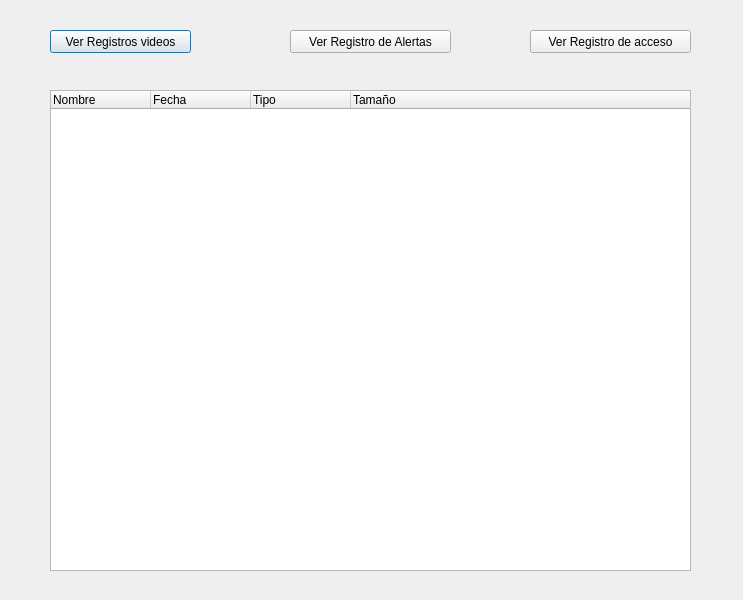
<?xml version="1.0" encoding="UTF-8"?>
<ui version="4.0">
 <class>Dialog</class>
 <widget class="QDialog" name="Dialog">
  <property name="geometry">
   <rect>
    <x>0</x>
    <y>0</y>
    <width>743</width>
    <height>600</height>
   </rect>
  </property>
  <property name="windowTitle">
   <string>Dialog</string>
  </property>
  <widget class="QPushButton" name="BotonRegistroVideo">
   <property name="geometry">
    <rect>
     <x>50</x>
     <y>30</y>
     <width>141</width>
     <height>23</height>
    </rect>
   </property>
   <property name="text">
    <string>Ver Registros videos</string>
   </property>
  </widget>
  <widget class="QPushButton" name="BotonRegistoAlertas">
   <property name="geometry">
    <rect>
     <x>290</x>
     <y>30</y>
     <width>161</width>
     <height>23</height>
    </rect>
   </property>
   <property name="text">
    <string>Ver Registro de Alertas</string>
   </property>
  </widget>
  <widget class="QPushButton" name="BotonRegistroAcceso">
   <property name="geometry">
    <rect>
     <x>530</x>
     <y>30</y>
     <width>161</width>
     <height>23</height>
    </rect>
   </property>
   <property name="text">
    <string>Ver Registro de acceso</string>
   </property>
  </widget>
  <widget class="QTreeWidget" name="directorio">
   <property name="geometry">
    <rect>
     <x>50</x>
     <y>90</y>
     <width>641</width>
     <height>481</height>
    </rect>
   </property>
   <column>
    <property name="text">
     <string>Nombre                                </string>
    </property>
   </column>
   <column>
    <property name="text">
     <string>Fecha</string>
    </property>
   </column>
   <column>
    <property name="text">
     <string>Tipo</string>
    </property>
   </column>
   <column>
    <property name="text">
     <string>Tamaño</string>
    </property>
   </column>
  </widget>
 </widget>
 <resources/>
 <connections/>
</ui>
